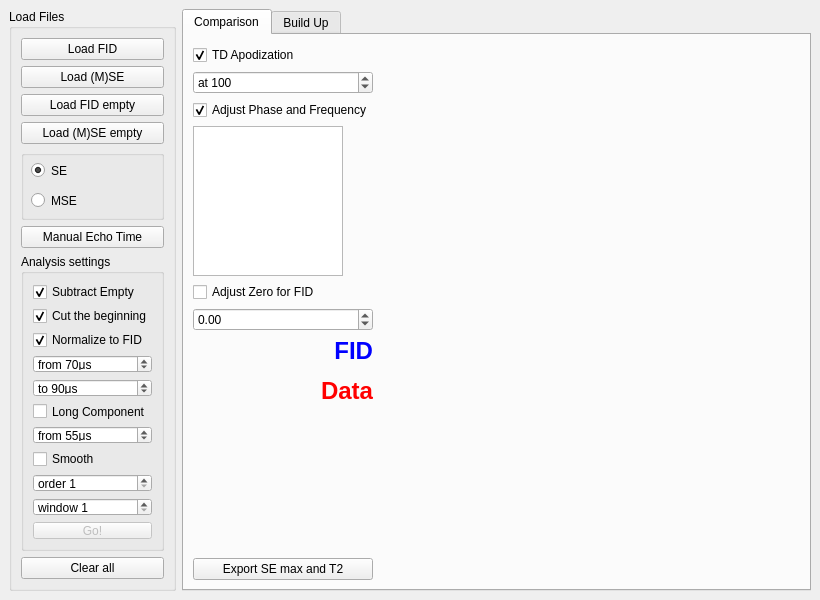
<?xml version="1.0" encoding="UTF-8"?>
<ui version="4.0">
 <class>Main</class>
 <widget class="QMainWindow" name="Main">
  <property name="geometry">
   <rect>
    <x>0</x>
    <y>0</y>
    <width>820</width>
    <height>600</height>
   </rect>
  </property>
  <property name="windowTitle">
   <string>Main</string>
  </property>
  <property name="windowIcon">
   <iconset>
    <normaloff>BrandIcon.ico</normaloff>BrandIcon.ico</iconset>
  </property>
  <widget class="QWidget" name="mainwidget">
   <property name="minimumSize">
    <size>
     <width>800</width>
     <height>600</height>
    </size>
   </property>
   <layout class="QVBoxLayout" name="verticalLayout_6">
    <item>
     <layout class="QGridLayout" name="gridLayout">
      <item row="0" column="0">
       <widget class="QGroupBox" name="groupBox_2">
        <property name="title">
         <string>Load Files</string>
        </property>
        <layout class="QVBoxLayout" name="verticalLayout">
         <item>
          <widget class="QPushButton" name="pushButtonFID">
           <property name="text">
            <string>Load FID</string>
           </property>
          </widget>
         </item>
         <item>
          <widget class="QPushButton" name="pushButtonData">
           <property name="text">
            <string>Load (M)SE</string>
           </property>
          </widget>
         </item>
         <item>
          <widget class="QPushButton" name="pushButtonFIDEmpty">
           <property name="enabled">
            <bool>true</bool>
           </property>
           <property name="text">
            <string>Load FID empty</string>
           </property>
          </widget>
         </item>
         <item>
          <widget class="QPushButton" name="pushButtonDataEmpty">
           <property name="enabled">
            <bool>true</bool>
           </property>
           <property name="text">
            <string>Load (M)SE empty</string>
           </property>
          </widget>
         </item>
         <item>
          <widget class="QGroupBox" name="groupBox">
           <property name="minimumSize">
            <size>
             <width>20</width>
             <height>70</height>
            </size>
           </property>
           <property name="title">
            <string/>
           </property>
           <widget class="QRadioButton" name="radioButtonSE">
            <property name="geometry">
             <rect>
              <x>10</x>
              <y>10</y>
              <width>83</width>
              <height>21</height>
             </rect>
            </property>
            <property name="text">
             <string>SE</string>
            </property>
            <property name="checked">
             <bool>true</bool>
            </property>
           </widget>
           <widget class="QRadioButton" name="radioButtonMSE">
            <property name="geometry">
             <rect>
              <x>10</x>
              <y>40</y>
              <width>83</width>
              <height>21</height>
             </rect>
            </property>
            <property name="text">
             <string>MSE</string>
            </property>
           </widget>
          </widget>
         </item>
         <item>
          <widget class="QPushButton" name="pushButton_manual">
           <property name="text">
            <string>Manual Echo Time</string>
           </property>
          </widget>
         </item>
         <item>
          <spacer name="verticalSpacer_2">
           <property name="orientation">
            <enum>Qt::Vertical</enum>
           </property>
           <property name="sizeHint" stdset="0">
            <size>
             <width>20</width>
             <height>40</height>
            </size>
           </property>
          </spacer>
         </item>
         <item>
          <widget class="QGroupBox" name="groupBox_3">
           <property name="title">
            <string>Analysis settings</string>
           </property>
           <layout class="QVBoxLayout" name="verticalLayout_2">
            <item>
             <widget class="QCheckBox" name="checkBox_subempty">
              <property name="text">
               <string>Subtract Empty</string>
              </property>
              <property name="checked">
               <bool>true</bool>
              </property>
             </widget>
            </item>
            <item>
             <widget class="QCheckBox" name="checkBox_cutbegin">
              <property name="text">
               <string>Cut the beginning</string>
              </property>
              <property name="checked">
               <bool>true</bool>
              </property>
             </widget>
            </item>
            <item>
             <widget class="QCheckBox" name="checkBox_normtofid">
              <property name="text">
               <string>Normalize to FID</string>
              </property>
              <property name="checked">
               <bool>true</bool>
              </property>
             </widget>
            </item>
            <item>
             <widget class="QDoubleSpinBox" name="doubleSpinBox">
              <property name="prefix">
               <string>from </string>
              </property>
              <property name="suffix">
               <string>μs</string>
              </property>
              <property name="decimals">
               <number>0</number>
              </property>
              <property name="maximum">
               <double>1000.000000000000000</double>
              </property>
              <property name="value">
               <double>70.000000000000000</double>
              </property>
             </widget>
            </item>
            <item>
             <widget class="QDoubleSpinBox" name="doubleSpinBox_2">
              <property name="prefix">
               <string>to </string>
              </property>
              <property name="suffix">
               <string>μs</string>
              </property>
              <property name="decimals">
               <number>0</number>
              </property>
              <property name="maximum">
               <double>1000.000000000000000</double>
              </property>
              <property name="value">
               <double>90.000000000000000</double>
              </property>
             </widget>
            </item>
            <item>
             <widget class="QCheckBox" name="checkBox_longcomp">
              <property name="text">
               <string>Long Component</string>
              </property>
              <property name="checked">
               <bool>false</bool>
              </property>
             </widget>
            </item>
            <item>
             <widget class="QDoubleSpinBox" name="doubleSpinBox_4">
              <property name="prefix">
               <string>from </string>
              </property>
              <property name="suffix">
               <string>μs</string>
              </property>
              <property name="decimals">
               <number>0</number>
              </property>
              <property name="maximum">
               <double>2000.000000000000000</double>
              </property>
              <property name="value">
               <double>55.000000000000000</double>
              </property>
             </widget>
            </item>
            <item>
             <widget class="QCheckBox" name="checkBoxSmooth">
              <property name="text">
               <string>Smooth</string>
              </property>
             </widget>
            </item>
            <item>
             <widget class="QSpinBox" name="spinBoxOrder">
              <property name="suffix">
               <string/>
              </property>
              <property name="prefix">
               <string>order </string>
              </property>
              <property name="minimum">
               <number>1</number>
              </property>
              <property name="maximum">
               <number>3</number>
              </property>
             </widget>
            </item>
            <item>
             <widget class="QSpinBox" name="spinBoxWindow">
              <property name="prefix">
               <string>window </string>
              </property>
              <property name="minimum">
               <number>1</number>
              </property>
              <property name="maximum">
               <number>100</number>
              </property>
             </widget>
            </item>
            <item>
             <widget class="QPushButton" name="pushButtonGO">
              <property name="enabled">
               <bool>false</bool>
              </property>
              <property name="text">
               <string>Go!</string>
              </property>
             </widget>
            </item>
           </layout>
          </widget>
         </item>
         <item>
          <widget class="QPushButton" name="pushButtonClear">
           <property name="text">
            <string>Clear all</string>
           </property>
          </widget>
         </item>
        </layout>
       </widget>
      </item>
      <item row="0" column="1">
       <widget class="QTabWidget" name="tabWidget">
        <property name="currentIndex">
         <number>0</number>
        </property>
        <widget class="QWidget" name="tab_1">
         <attribute name="title">
          <string>Comparison</string>
         </attribute>
         <layout class="QHBoxLayout" name="horizontalLayout_3" stretch="1,2,2">
          <property name="topMargin">
           <number>10</number>
          </property>
          <item>
           <layout class="QVBoxLayout" name="verticalLayout_3">
            <item>
             <widget class="QCheckBox" name="checkBox_td_apodization">
              <property name="text">
               <string>TD Apodization</string>
              </property>
              <property name="checked">
               <bool>true</bool>
              </property>
             </widget>
            </item>
            <item>
             <widget class="QDoubleSpinBox" name="doubleSpinBox_5">
              <property name="prefix">
               <string>at </string>
              </property>
              <property name="decimals">
               <number>0</number>
              </property>
              <property name="maximum">
               <double>1000.000000000000000</double>
              </property>
              <property name="value">
               <double>100.000000000000000</double>
              </property>
             </widget>
            </item>
            <item>
             <widget class="QCheckBox" name="checkBox_adjust_freq_phase">
              <property name="text">
               <string>Adjust Phase and Frequency</string>
              </property>
              <property name="checked">
               <bool>true</bool>
              </property>
             </widget>
            </item>
            <item>
             <widget class="QTextEdit" name="textEdit">
              <property name="maximumSize">
               <size>
                <width>150</width>
                <height>150</height>
               </size>
              </property>
              <property name="focusPolicy">
               <enum>Qt::NoFocus</enum>
              </property>
              <property name="readOnly">
               <bool>true</bool>
              </property>
             </widget>
            </item>
            <item>
             <widget class="QCheckBox" name="checkBox_adjust_zero">
              <property name="text">
               <string>Adjust Zero for FID</string>
              </property>
              <property name="checked">
               <bool>false</bool>
              </property>
             </widget>
            </item>
            <item>
             <widget class="QDoubleSpinBox" name="doubleSpinBox_3">
              <property name="minimum">
               <double>-10.000000000000000</double>
              </property>
              <property name="maximum">
               <double>10.000000000000000</double>
              </property>
              <property name="value">
               <double>0.000000000000000</double>
              </property>
             </widget>
            </item>
            <item>
             <widget class="QLabel" name="label">
              <property name="enabled">
               <bool>true</bool>
              </property>
              <property name="text">
               <string>&lt;html&gt;&lt;head/&gt;&lt;body&gt;&lt;p align=&quot;right&quot;&gt;&lt;span style=&quot; font-size:18pt; font-weight:700; color:#0000ff;&quot;&gt;FID&lt;/span&gt;&lt;/p&gt;&lt;p align=&quot;right&quot;&gt;&lt;span style=&quot; font-size:18pt; font-weight:700; color:#ff0000;&quot;&gt;Data&lt;/span&gt;&lt;/p&gt;&lt;/body&gt;&lt;/html&gt;</string>
              </property>
             </widget>
            </item>
            <item>
             <spacer name="verticalSpacer">
              <property name="orientation">
               <enum>Qt::Vertical</enum>
              </property>
              <property name="sizeHint" stdset="0">
               <size>
                <width>20</width>
                <height>40</height>
               </size>
              </property>
             </spacer>
            </item>
            <item>
             <widget class="QPushButton" name="pushButtonExportMaxT2">
              <property name="text">
               <string>Export SE max and T2</string>
              </property>
             </widget>
            </item>
           </layout>
          </item>
          <item>
           <widget class="PlotWidget" name="widgetOriginalNMRSignal" native="true">
            <property name="minimumSize">
             <size>
              <width>300</width>
              <height>250</height>
             </size>
            </property>
           </widget>
          </item>
          <item>
           <widget class="PlotWidget" name="widgetOriginalSpectra" native="true">
            <property name="minimumSize">
             <size>
              <width>300</width>
              <height>250</height>
             </size>
            </property>
           </widget>
          </item>
         </layout>
        </widget>
        <widget class="QWidget" name="tab_2">
         <property name="minimumSize">
          <size>
           <width>500</width>
           <height>0</height>
          </size>
         </property>
         <attribute name="title">
          <string>Build Up</string>
         </attribute>
         <layout class="QFormLayout" name="horizontalLayout_4">
          <property name="horizontalSpacing">
           <number>0</number>
          </property>
          <property name="verticalSpacing">
           <number>0</number>
          </property>
          <property name="leftMargin">
           <number>7</number>
          </property>
          <property name="topMargin">
           <number>10</number>
          </property>
          <property name="rightMargin">
           <number>0</number>
          </property>
          <property name="bottomMargin">
           <number>0</number>
          </property>
          <item row="0" column="0" colspan="2">
           <layout class="QGridLayout" name="gridLayout_2" rowstretch="2,0,0,0" columnstretch="0,0">
            <property name="leftMargin">
             <number>5</number>
            </property>
            <property name="topMargin">
             <number>5</number>
            </property>
            <property name="rightMargin">
             <number>5</number>
            </property>
            <property name="bottomMargin">
             <number>5</number>
            </property>
            <property name="spacing">
             <number>5</number>
            </property>
            <item row="0" column="0" rowspan="2">
             <widget class="PlotWidget" name="widgetSEMax" native="true">
              <property name="minimumSize">
               <size>
                <width>100</width>
                <height>100</height>
               </size>
              </property>
             </widget>
            </item>
            <item row="2" column="1" rowspan="2">
             <widget class="PlotWidget" name="widgetBUSpectra" native="true">
              <property name="minimumSize">
               <size>
                <width>100</width>
                <height>100</height>
               </size>
              </property>
             </widget>
            </item>
            <item row="0" column="1" rowspan="2">
             <widget class="PlotWidget" name="widgetBUNMRSignal" native="true">
              <property name="minimumSize">
               <size>
                <width>100</width>
                <height>100</height>
               </size>
              </property>
             </widget>
            </item>
            <item row="2" column="0" rowspan="2">
             <widget class="QGroupBox" name="groupBox_6">
              <property name="enabled">
               <bool>false</bool>
              </property>
              <property name="minimumSize">
               <size>
                <width>0</width>
                <height>400</height>
               </size>
              </property>
              <property name="title">
               <string/>
              </property>
              <property name="flat">
               <bool>false</bool>
              </property>
              <layout class="QHBoxLayout" name="horizontalLayout">
               <item>
                <widget class="QGroupBox" name="groupBox_5">
                 <property name="minimumSize">
                  <size>
                   <width>150</width>
                   <height>150</height>
                  </size>
                 </property>
                 <property name="maximumSize">
                  <size>
                   <width>120</width>
                   <height>120</height>
                  </size>
                 </property>
                 <property name="title">
                  <string>Maximum SE</string>
                 </property>
                 <layout class="QVBoxLayout" name="verticalLayout_4">
                  <item>
                   <widget class="QDoubleSpinBox" name="doubleSpinBox_7">
                    <property name="prefix">
                     <string>cut from </string>
                    </property>
                    <property name="suffix">
                     <string> point</string>
                    </property>
                    <property name="decimals">
                     <number>0</number>
                    </property>
                   </widget>
                  </item>
                  <item>
                   <widget class="QDoubleSpinBox" name="doubleSpinBox_6">
                    <property name="prefix">
                     <string>cut to </string>
                    </property>
                    <property name="suffix">
                     <string> point</string>
                    </property>
                    <property name="decimals">
                     <number>0</number>
                    </property>
                   </widget>
                  </item>
                  <item>
                   <widget class="QTextEdit" name="textEdit_2">
                    <property name="readOnly">
                     <bool>true</bool>
                    </property>
                    <property name="textInteractionFlags">
                     <set>Qt::NoTextInteraction</set>
                    </property>
                   </widget>
                  </item>
                 </layout>
                </widget>
               </item>
               <item>
                <widget class="QGroupBox" name="groupBox_4">
                 <property name="maximumSize">
                  <size>
                   <width>170</width>
                   <height>380</height>
                  </size>
                 </property>
                 <property name="title">
                  <string>Build Up Options</string>
                 </property>
                 <layout class="QVBoxLayout" name="verticalLayout_5">
                  <property name="spacing">
                   <number>10</number>
                  </property>
                  <item>
                   <widget class="QComboBox" name="comboBox">
                    <property name="styleSheet">
                     <string notr="true">background: white</string>
                    </property>
                    <property name="placeholderText">
                     <string>Choose Function</string>
                    </property>
                    <item>
                     <property name="text">
                      <string>Gaussian</string>
                     </property>
                    </item>
                    <item>
                     <property name="text">
                      <string>Polynom 4</string>
                     </property>
                    </item>
                    <item>
                     <property name="text">
                      <string>Polynom 6</string>
                     </property>
                    </item>
                    <item>
                     <property name="text">
                      <string>Polynom 8</string>
                     </property>
                    </item>
                   </widget>
                  </item>
                  <item>
                   <widget class="QDoubleSpinBox" name="doubleSpinBox_begin">
                    <property name="suffix">
                     <string>μs</string>
                    </property>
                    <property name="decimals">
                     <number>1</number>
                    </property>
                    <property name="minimum">
                     <double>5.000000000000000</double>
                    </property>
                    <property name="singleStep">
                     <double>1.000000000000000</double>
                    </property>
                    <property name="value">
                     <double>9.000000000000000</double>
                    </property>
                   </widget>
                  </item>
                  <item>
                   <widget class="QDoubleSpinBox" name="doubleSpinBox_finish">
                    <property name="suffix">
                     <string>μs</string>
                    </property>
                    <property name="decimals">
                     <number>1</number>
                    </property>
                    <property name="singleStep">
                     <double>1.000000000000000</double>
                    </property>
                    <property name="value">
                     <double>20.000000000000000</double>
                    </property>
                   </widget>
                  </item>
                  <item>
                   <widget class="QPushButton" name="pushButton_analyse">
                    <property name="text">
                     <string>Analyse Times</string>
                    </property>
                   </widget>
                  </item>
                  <item>
                   <widget class="QSpinBox" name="spinBoxTimeRange">
                    <property name="singleStep">
                     <number>1</number>
                    </property>
                    <property name="value">
                     <number>24</number>
                    </property>
                   </widget>
                  </item>
                  <item>
                   <widget class="QTextEdit" name="textEdit_3">
                    <property name="minimumSize">
                     <size>
                      <width>150</width>
                      <height>120</height>
                     </size>
                    </property>
                    <property name="maximumSize">
                     <size>
                      <width>150</width>
                      <height>120</height>
                     </size>
                    </property>
                    <property name="readOnly">
                     <bool>true</bool>
                    </property>
                    <property name="textInteractionFlags">
                     <set>Qt::NoTextInteraction</set>
                    </property>
                   </widget>
                  </item>
                  <item>
                   <widget class="QPushButton" name="Btn_SaveStatistics">
                    <property name="text">
                     <string>Save for statistics</string>
                    </property>
                   </widget>
                  </item>
                 </layout>
                </widget>
               </item>
              </layout>
             </widget>
            </item>
           </layout>
          </item>
         </layout>
        </widget>
       </widget>
      </item>
     </layout>
    </item>
   </layout>
  </widget>
 </widget>
 <customwidgets>
  <customwidget>
   <class>PlotWidget</class>
   <extends>QWidget</extends>
   <header>pyqtgraph</header>
   <container>1</container>
  </customwidget>
 </customwidgets>
 <resources/>
 <connections/>
</ui>
